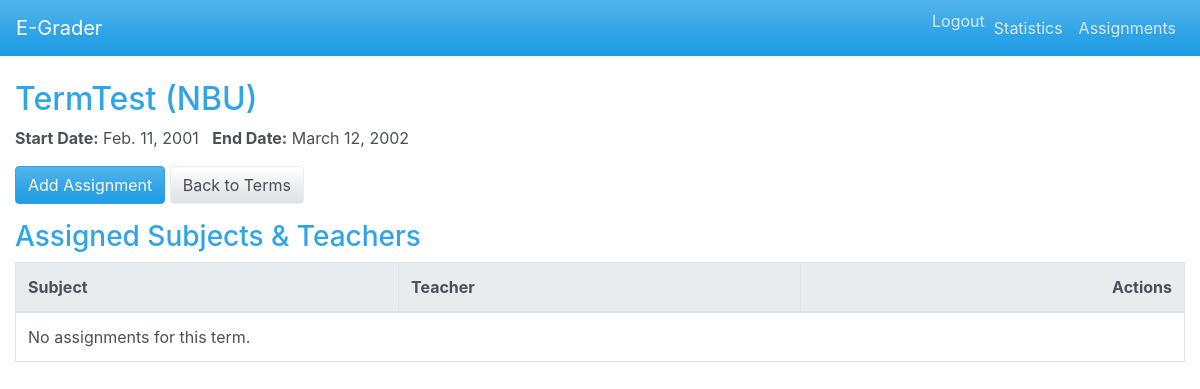
The app's page /terms/1/ (signed in), older data.
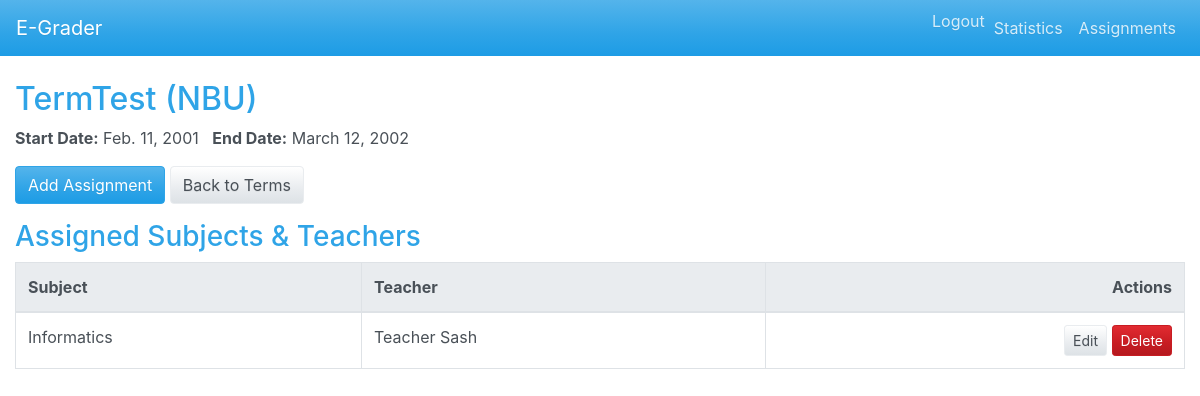
The same page, newer data.
### core/models.py (models this page shows, shortened)
class TeachingAssignment(models.Model):
    term = models.ForeignKey(ProgramTerm, on_delete=models.CASCADE, related_name='assignments')
    teacher = models.ForeignKey(Teacher, on_delete=models.CASCADE, related_name='assignments')
    subject = models.ForeignKey(Subject, on_delete=models.CASCADE, related_name='assignments')
    class Meta:
        unique_together = ('term', 'teacher', 'subject')

class Subject(models.Model):
    name = models.CharField(max_length=100)

class Teacher(models.Model):
    user = models.OneToOneField(User, on_delete=models.CASCADE)
    school = models.ForeignKey(School, on_delete=models.CASCADE)
    subjects = models.ManyToManyField(Subject, related_name='teachers')

class User(AbstractUser):
    role = models.CharField(max_length=20, choices=ROLE_CHOICES)

### core/views.py (the view)
# urls.py: path('terms/<int:pk>/', ProgramTermDetailView.as_view(), name='term_detail'),
@method_decorator(login_required, name='dispatch')
class ProgramTermDetailView(DetailView):
    model = ProgramTerm
    template_name = 'terms/term_detail.html'
    context_object_name = 'term'
    def dispatch(self, request, *args, **kwargs):
        if request.user.role not in ['director', 'admin']:
            return HttpResponseForbidden("You do not have permission to view this page.")
        return super().dispatch(request, *args, **kwargs)
    def get_context_data(self, **kwargs):
        context = super().get_context_data(**kwargs)
        context['assignments'] = TeachingAssignment.objects.filter(term=self.object)
        return context

### templates/terms/term_detail.html (shortened to what this page needs)
{% extends 'base.html' %}
{% block content %}
<h2>{{ term.name }} ({{ term.school.name }})</h2>
<p><strong>Start Date:</strong> {{ term.start_date }} &nbsp; <strong>End Date:</strong> {{ term.end_date }}</p>
<div class="mb-3">
  <a class="btn btn-primary" href="{% url 'assignment_add' %}?term={{ term.pk }}">Add Assignment</a>
  <a class="btn btn-secondary" href="{% url 'term_list' %}">Back to Terms</a>
</div>
<h3>Assigned Subjects & Teachers</h3>
<div class="table-responsive">
  <table class="table table-bordered">
    <thead class="thead-light">
      <tr>
        <th>Subject</th>
        <th>Teacher</th>
        <th class="text-right">Actions</th>
      </tr>
    </thead>
    <tbody>
      {% for assignment in assignments %}
      <tr>
        <td>{{ assignment.subject.name }}</td>
        <td>{{ assignment.teacher.user.get_full_name }}</td>
        <td class="text-right">
          <a href="{% url 'assignment_edit' assignment.pk %}" class="btn btn-sm btn-secondary">Edit</a>
          <a href="{% url 'assignment_delete' assignment.pk %}" class="btn btn-sm btn-danger">Delete</a>
        </td>
      </tr>
      {% empty %}
      <tr><td colspan="3">No assignments for this term.</td></tr>
      {% endfor %}
    </tbody>
  </table>
</div>
{% endblock %}

Row changes from the older to the newer data that the page shows:
added TeachingAssignment: subject.name "Informatics", teacher.user.get_full_name "Teacher Sash"
Text that changed along with them:
text no longer shown: "No assignments for this term."
